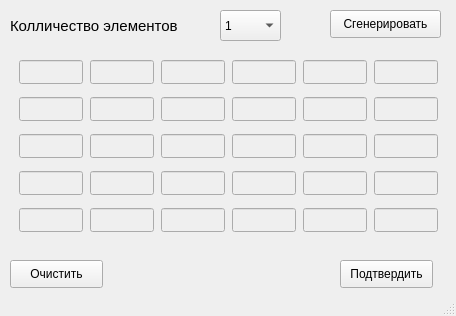
<?xml version="1.0" encoding="UTF-8"?>
<ui version="4.0">
 <class>OtherWindow</class>
 <widget class="QMainWindow" name="OtherWindow">
  <property name="geometry">
   <rect>
    <x>0</x>
    <y>0</y>
    <width>456</width>
    <height>316</height>
   </rect>
  </property>
  <property name="windowTitle">
   <string>MainWindow</string>
  </property>
  <property name="styleSheet">
   <string notr="true"/>
  </property>
  <widget class="QWidget" name="centralwidget">
   <widget class="QPushButton" name="pushButton">
    <property name="geometry">
     <rect>
      <x>330</x>
      <y>10</y>
      <width>111</width>
      <height>28</height>
     </rect>
    </property>
    <property name="text">
     <string>Сгенерировать</string>
    </property>
   </widget>
   <widget class="QComboBox" name="comboBox_2">
    <property name="geometry">
     <rect>
      <x>220</x>
      <y>10</y>
      <width>61</width>
      <height>31</height>
     </rect>
    </property>
    <property name="font">
     <font>
      <pointsize>9</pointsize>
      <weight>50</weight>
      <italic>false</italic>
      <bold>false</bold>
      <underline>false</underline>
      <strikeout>false</strikeout>
      <kerning>true</kerning>
     </font>
    </property>
    <item>
     <property name="text">
      <string>1</string>
     </property>
    </item>
    <item>
     <property name="text">
      <string>2</string>
     </property>
    </item>
    <item>
     <property name="text">
      <string>3</string>
     </property>
    </item>
    <item>
     <property name="text">
      <string>4</string>
     </property>
    </item>
    <item>
     <property name="text">
      <string>5</string>
     </property>
    </item>
    <item>
     <property name="text">
      <string>6</string>
     </property>
    </item>
    <item>
     <property name="text">
      <string>7</string>
     </property>
    </item>
    <item>
     <property name="text">
      <string>8</string>
     </property>
    </item>
    <item>
     <property name="text">
      <string>9</string>
     </property>
    </item>
    <item>
     <property name="text">
      <string>10</string>
     </property>
    </item>
    <item>
     <property name="text">
      <string>11</string>
     </property>
    </item>
    <item>
     <property name="text">
      <string>12</string>
     </property>
    </item>
    <item>
     <property name="text">
      <string>13</string>
     </property>
    </item>
    <item>
     <property name="text">
      <string>14</string>
     </property>
    </item>
    <item>
     <property name="text">
      <string>15</string>
     </property>
    </item>
    <item>
     <property name="text">
      <string>16</string>
     </property>
    </item>
    <item>
     <property name="text">
      <string>17</string>
     </property>
    </item>
    <item>
     <property name="text">
      <string>18</string>
     </property>
    </item>
    <item>
     <property name="text">
      <string>19</string>
     </property>
    </item>
    <item>
     <property name="text">
      <string>20</string>
     </property>
    </item>
    <item>
     <property name="text">
      <string>21</string>
     </property>
    </item>
    <item>
     <property name="text">
      <string>22</string>
     </property>
    </item>
    <item>
     <property name="text">
      <string>23</string>
     </property>
    </item>
    <item>
     <property name="text">
      <string>24</string>
     </property>
    </item>
    <item>
     <property name="text">
      <string>25</string>
     </property>
    </item>
    <item>
     <property name="text">
      <string>26</string>
     </property>
    </item>
    <item>
     <property name="text">
      <string>27</string>
     </property>
    </item>
    <item>
     <property name="text">
      <string>28</string>
     </property>
    </item>
    <item>
     <property name="text">
      <string>29</string>
     </property>
    </item>
    <item>
     <property name="text">
      <string>30</string>
     </property>
    </item>
   </widget>
   <widget class="QLabel" name="label">
    <property name="geometry">
     <rect>
      <x>10</x>
      <y>10</y>
      <width>201</width>
      <height>31</height>
     </rect>
    </property>
    <property name="font">
     <font>
      <pointsize>11</pointsize>
     </font>
    </property>
    <property name="text">
     <string>Колличество элементов</string>
    </property>
   </widget>
   <widget class="QPushButton" name="clear">
    <property name="geometry">
     <rect>
      <x>10</x>
      <y>260</y>
      <width>93</width>
      <height>28</height>
     </rect>
    </property>
    <property name="text">
     <string>Очистить</string>
    </property>
   </widget>
   <widget class="QPushButton" name="agree">
    <property name="geometry">
     <rect>
      <x>340</x>
      <y>260</y>
      <width>93</width>
      <height>28</height>
     </rect>
    </property>
    <property name="text">
     <string>Подтвердить</string>
    </property>
   </widget>
   <widget class="QLineEdit" name="lineEdit_8">
    <property name="enabled">
     <bool>false</bool>
    </property>
    <property name="geometry">
     <rect>
      <x>90</x>
      <y>97</y>
      <width>64</width>
      <height>24</height>
     </rect>
    </property>
   </widget>
   <widget class="QLineEdit" name="lineEdit_24">
    <property name="enabled">
     <bool>false</bool>
    </property>
    <property name="geometry">
     <rect>
      <x>374</x>
      <y>171</y>
      <width>64</width>
      <height>24</height>
     </rect>
    </property>
   </widget>
   <widget class="QLineEdit" name="lineEdit_14">
    <property name="enabled">
     <bool>false</bool>
    </property>
    <property name="geometry">
     <rect>
      <x>90</x>
      <y>134</y>
      <width>64</width>
      <height>24</height>
     </rect>
    </property>
   </widget>
   <widget class="QLineEdit" name="lineEdit_27">
    <property name="enabled">
     <bool>false</bool>
    </property>
    <property name="geometry">
     <rect>
      <x>161</x>
      <y>208</y>
      <width>64</width>
      <height>24</height>
     </rect>
    </property>
   </widget>
   <widget class="QLineEdit" name="lineEdit_16">
    <property name="enabled">
     <bool>false</bool>
    </property>
    <property name="geometry">
     <rect>
      <x>232</x>
      <y>134</y>
      <width>64</width>
      <height>24</height>
     </rect>
    </property>
   </widget>
   <widget class="QLineEdit" name="lineEdit_7">
    <property name="enabled">
     <bool>false</bool>
    </property>
    <property name="geometry">
     <rect>
      <x>19</x>
      <y>97</y>
      <width>64</width>
      <height>24</height>
     </rect>
    </property>
   </widget>
   <widget class="QLineEdit" name="lineEdit_10">
    <property name="enabled">
     <bool>false</bool>
    </property>
    <property name="geometry">
     <rect>
      <x>232</x>
      <y>97</y>
      <width>64</width>
      <height>24</height>
     </rect>
    </property>
   </widget>
   <widget class="QLineEdit" name="lineEdit_3">
    <property name="enabled">
     <bool>false</bool>
    </property>
    <property name="geometry">
     <rect>
      <x>161</x>
      <y>60</y>
      <width>64</width>
      <height>24</height>
     </rect>
    </property>
   </widget>
   <widget class="QLineEdit" name="lineEdit_19">
    <property name="enabled">
     <bool>false</bool>
    </property>
    <property name="geometry">
     <rect>
      <x>19</x>
      <y>171</y>
      <width>64</width>
      <height>24</height>
     </rect>
    </property>
   </widget>
   <widget class="QLineEdit" name="lineEdit_25">
    <property name="enabled">
     <bool>false</bool>
    </property>
    <property name="geometry">
     <rect>
      <x>19</x>
      <y>208</y>
      <width>64</width>
      <height>24</height>
     </rect>
    </property>
   </widget>
   <widget class="QLineEdit" name="lineEdit_6">
    <property name="enabled">
     <bool>false</bool>
    </property>
    <property name="geometry">
     <rect>
      <x>374</x>
      <y>60</y>
      <width>64</width>
      <height>24</height>
     </rect>
    </property>
   </widget>
   <widget class="QLineEdit" name="lineEdit_17">
    <property name="enabled">
     <bool>false</bool>
    </property>
    <property name="geometry">
     <rect>
      <x>303</x>
      <y>134</y>
      <width>64</width>
      <height>24</height>
     </rect>
    </property>
   </widget>
   <widget class="QLineEdit" name="lineEdit_20">
    <property name="enabled">
     <bool>false</bool>
    </property>
    <property name="geometry">
     <rect>
      <x>90</x>
      <y>171</y>
      <width>64</width>
      <height>24</height>
     </rect>
    </property>
   </widget>
   <widget class="QLineEdit" name="lineEdit_21">
    <property name="enabled">
     <bool>false</bool>
    </property>
    <property name="geometry">
     <rect>
      <x>161</x>
      <y>171</y>
      <width>64</width>
      <height>24</height>
     </rect>
    </property>
   </widget>
   <widget class="QLineEdit" name="lineEdit_9">
    <property name="enabled">
     <bool>false</bool>
    </property>
    <property name="geometry">
     <rect>
      <x>161</x>
      <y>97</y>
      <width>64</width>
      <height>24</height>
     </rect>
    </property>
   </widget>
   <widget class="QLineEdit" name="lineEdit_5">
    <property name="enabled">
     <bool>false</bool>
    </property>
    <property name="geometry">
     <rect>
      <x>303</x>
      <y>60</y>
      <width>64</width>
      <height>24</height>
     </rect>
    </property>
   </widget>
   <widget class="QLineEdit" name="lineEdit_4">
    <property name="enabled">
     <bool>false</bool>
    </property>
    <property name="geometry">
     <rect>
      <x>232</x>
      <y>60</y>
      <width>64</width>
      <height>24</height>
     </rect>
    </property>
   </widget>
   <widget class="QLineEdit" name="lineEdit_13">
    <property name="enabled">
     <bool>false</bool>
    </property>
    <property name="geometry">
     <rect>
      <x>19</x>
      <y>134</y>
      <width>64</width>
      <height>24</height>
     </rect>
    </property>
   </widget>
   <widget class="QLineEdit" name="lineEdit_29">
    <property name="enabled">
     <bool>false</bool>
    </property>
    <property name="geometry">
     <rect>
      <x>303</x>
      <y>208</y>
      <width>64</width>
      <height>24</height>
     </rect>
    </property>
   </widget>
   <widget class="QLineEdit" name="lineEdit_28">
    <property name="enabled">
     <bool>false</bool>
    </property>
    <property name="geometry">
     <rect>
      <x>232</x>
      <y>208</y>
      <width>64</width>
      <height>24</height>
     </rect>
    </property>
   </widget>
   <widget class="QLineEdit" name="lineEdit_1">
    <property name="enabled">
     <bool>false</bool>
    </property>
    <property name="geometry">
     <rect>
      <x>19</x>
      <y>60</y>
      <width>64</width>
      <height>24</height>
     </rect>
    </property>
   </widget>
   <widget class="QLineEdit" name="lineEdit_18">
    <property name="enabled">
     <bool>false</bool>
    </property>
    <property name="geometry">
     <rect>
      <x>374</x>
      <y>134</y>
      <width>64</width>
      <height>24</height>
     </rect>
    </property>
   </widget>
   <widget class="QLineEdit" name="lineEdit_22">
    <property name="enabled">
     <bool>false</bool>
    </property>
    <property name="geometry">
     <rect>
      <x>232</x>
      <y>171</y>
      <width>64</width>
      <height>24</height>
     </rect>
    </property>
   </widget>
   <widget class="QLineEdit" name="lineEdit_12">
    <property name="enabled">
     <bool>false</bool>
    </property>
    <property name="geometry">
     <rect>
      <x>374</x>
      <y>97</y>
      <width>64</width>
      <height>24</height>
     </rect>
    </property>
   </widget>
   <widget class="QLineEdit" name="lineEdit_23">
    <property name="enabled">
     <bool>false</bool>
    </property>
    <property name="geometry">
     <rect>
      <x>303</x>
      <y>171</y>
      <width>64</width>
      <height>24</height>
     </rect>
    </property>
   </widget>
   <widget class="QLineEdit" name="lineEdit_26">
    <property name="enabled">
     <bool>false</bool>
    </property>
    <property name="geometry">
     <rect>
      <x>90</x>
      <y>208</y>
      <width>64</width>
      <height>24</height>
     </rect>
    </property>
   </widget>
   <widget class="QLineEdit" name="lineEdit_15">
    <property name="enabled">
     <bool>false</bool>
    </property>
    <property name="geometry">
     <rect>
      <x>161</x>
      <y>134</y>
      <width>64</width>
      <height>24</height>
     </rect>
    </property>
   </widget>
   <widget class="QLineEdit" name="lineEdit_30">
    <property name="enabled">
     <bool>false</bool>
    </property>
    <property name="geometry">
     <rect>
      <x>374</x>
      <y>208</y>
      <width>64</width>
      <height>24</height>
     </rect>
    </property>
   </widget>
   <widget class="QLineEdit" name="lineEdit_11">
    <property name="enabled">
     <bool>false</bool>
    </property>
    <property name="geometry">
     <rect>
      <x>303</x>
      <y>97</y>
      <width>64</width>
      <height>24</height>
     </rect>
    </property>
   </widget>
   <widget class="QLineEdit" name="lineEdit_2">
    <property name="enabled">
     <bool>false</bool>
    </property>
    <property name="geometry">
     <rect>
      <x>90</x>
      <y>60</y>
      <width>64</width>
      <height>24</height>
     </rect>
    </property>
   </widget>
  </widget>
  <widget class="QStatusBar" name="statusbar"/>
 </widget>
 <resources/>
 <connections/>
</ui>
